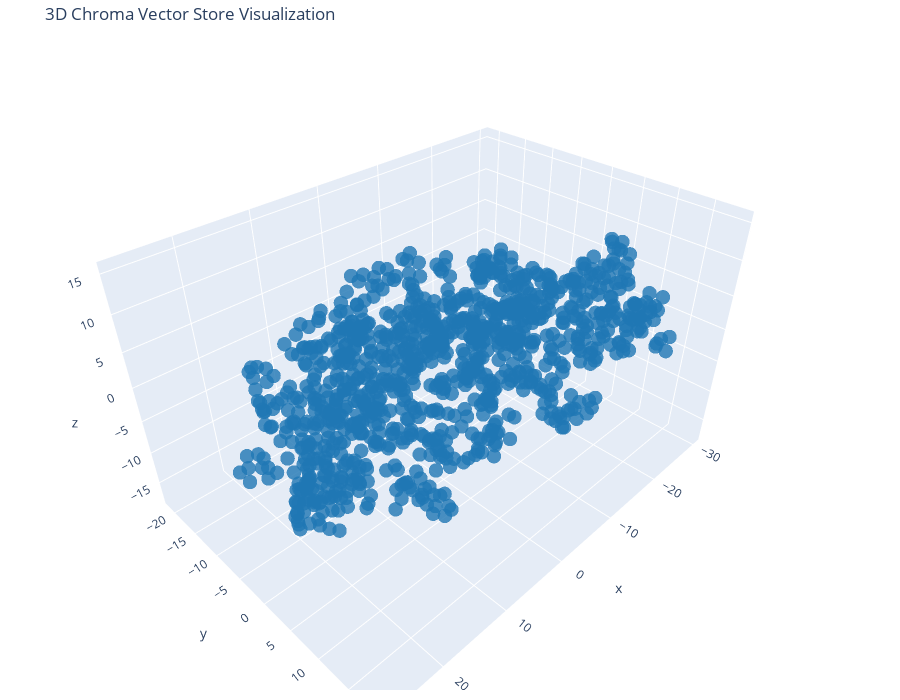

Notebook cell for this chart:
### Code cell
tsne = TSNE(n_components=3, random_state=42)
reduced_vectors = tsne.fit_transform(vectors)

# create 3d scatter plot
fig = go.Figure(data=[go.Scatter3d(
    x=reduced_vectors[:, 0],
    y=reduced_vectors[:, 1],
    z=reduced_vectors[:, 2],
    mode='markers',
    marker=dict(size=5, color=colors, opacity=0.8),
    text=[f"Type: {t}<br>Text: {d[:100]}..." for t, d in zip(doc_types, documents)],
    hoverinfo='text'
)])

fig.update_layout(
    title='3D Chroma Vector Store Visualization',
    scene=dict(xaxis_title='x', yaxis_title='y', zaxis_title='z'),
    width=900,
    height=700,
    margin=dict(r=20, b=10, l=10, t=40)
)

fig.show()

### Figure 1 — Plotly figure (JSON) as saved in the notebook; plotly's stock layout.template omitted (floating-point values rounded to 4 significant figures; data arrays with more than 128 entries replaced by an {"elided": "..."} marker saying what was removed)
{"data": [{"hoverinfo": "text", "marker": {"color": {"elided": "1041x4 float values"}, "opacity": 0.8, "size": 5}, "mode": "markers", "text": {"elided": "1041 str values"}, "type": "scatter3d", "x": {"elided": "1041 float values"}, "y": {"elided": "1041 float values"}, "z": {"elided": "1041 float values"}}], "layout": {"height": 700, "margin": {"b": 10, "l": 10, "r": 20, "t": 40}, "scene": {"xaxis": {"title": {"text": "x"}}, "yaxis": {"title": {"text": "y"}}, "zaxis": {"title": {"text": "z"}}}, "title": {"text": "3D Chroma Vector Store Visualization"}, "width": 900}}
